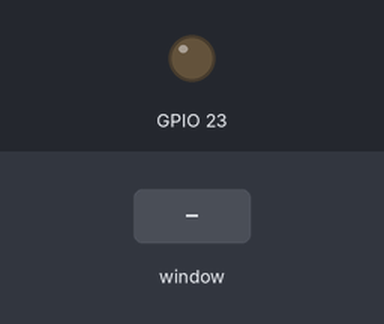
Recording of a program running on a simulated Raspberry Pi (BCM pin numbers). On the bench: output pins drawn as LEDs (lit = HIGH). The test bench sets the inputs (shaded band). The desktop window is not drawn, its controls go by their first labels and the mouse button is held 0.15 s.

Above: at 1.2 s.
1.3 s: control labelled "On" in the window clicked
At 1.6 s:
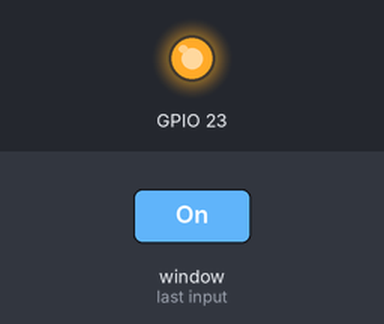
2.8 s: control labelled "Off" in the window clicked
At 3.9 s:
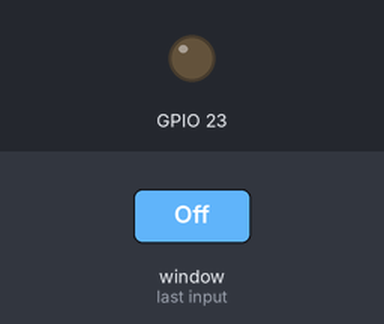
Timing chart, 0 to 5.8 s (numbered marks = the images above; inputs shaded):
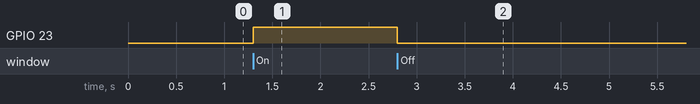

The program:

demo_sturen_led_plus_zonder_try_except__tijdens_rp_27-10-2020.py
```python
from tkinter import *
import RPi.GPIO as GPIO


root = Tk()
root.title = "Led on/off"
root.geometry("800x400")


GPIO.setwarnings(False)
GPIO.setmode(GPIO.BCM)
GPIO.setup(23, GPIO.OUT)

def ledOn():
    GPIO.output(23, GPIO.HIGH)

def ledOff():
    GPIO.output(23, GPIO.LOW)


btnOn = Button(root, text="On", command=ledOn)
btnOn.place(x=10, y=10)

btnOff = Button(root, text="Off", command=ledOff)
btnOff.place(x=50, y=10)

root.mainloop()
```

Measured:
- after the input at 1.3 s, GPIO 23: LOW → HIGH at once
- after the input at 2.8 s, GPIO 23: HIGH → LOW at once
